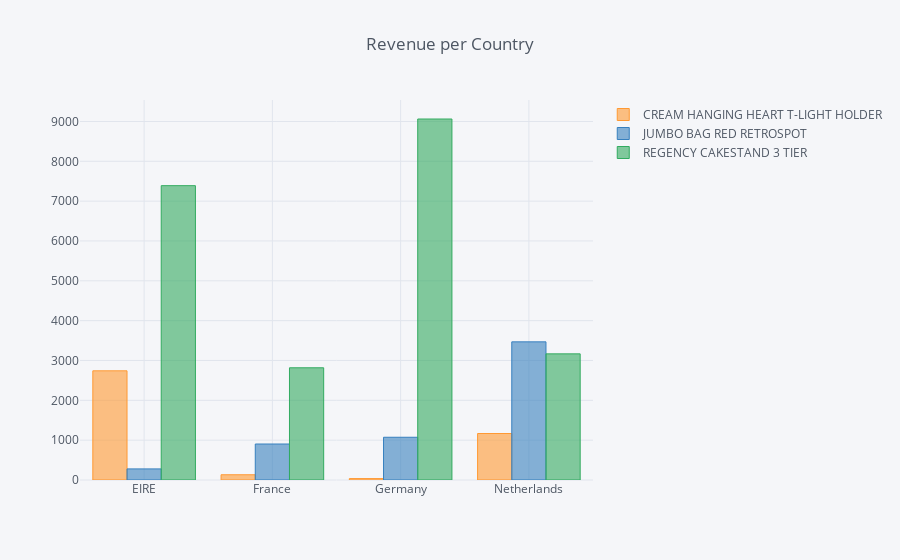

Here is the notebook cell this chart was saved with:
### Code cell
revenue_per_country_product.iplot(kind="bar",title="Revenue per Country")

### Figure 1 — Plotly figure (JSON) as saved in the notebook; plotly's stock layout.template omitted (floating-point values rounded to 4 significant figures)
{"data": [{"marker": {"color": "rgba(255, 153, 51, 0.6)", "line": {"color": "rgba(255, 153, 51, 1.0)", "width": 1}}, "name": "CREAM HANGING HEART T-LIGHT HOLDER", "orientation": "v", "text": "", "type": "bar", "uid": "46e0d615-cbf9-49a4-8717-50ef9a9ca861", "x": ["EIRE", "France", "Germany", "Netherlands"], "y": [2741.0, 131.8, 35.4, 1167]}, {"marker": {"color": "rgba(55, 128, 191, 0.6)", "line": {"color": "rgba(55, 128, 191, 1.0)", "width": 1}}, "name": "JUMBO BAG RED RETROSPOT", "orientation": "v", "text": "", "type": "bar", "uid": "06d41890-9875-4f6b-bf07-991847e9bfd7", "x": ["EIRE", "France", "Germany", "Netherlands"], "y": [278.7, 903.4, 1073.0, 3468]}, {"marker": {"color": "rgba(50, 171, 96, 0.6)", "line": {"color": "rgba(50, 171, 96, 1.0)", "width": 1}}, "name": "REGENCY CAKESTAND 3 TIER", "orientation": "v", "text": "", "type": "bar", "uid": "ac028a26-e894-44f0-b70c-9509467dad87", "x": ["EIRE", "France", "Germany", "Netherlands"], "y": [7389.0, 2817.0, 9062.0, 3166.0]}], "layout": {"legend": {"bgcolor": "#F5F6F9", "font": {"color": "#4D5663"}}, "paper_bgcolor": "#F5F6F9", "plot_bgcolor": "#F5F6F9", "title": {"font": {"color": "#4D5663"}, "text": "Revenue per Country"}, "xaxis": {"gridcolor": "#E1E5ED", "showgrid": true, "tickfont": {"color": "#4D5663"}, "title": {"font": {"color": "#4D5663"}, "text": ""}, "zerolinecolor": "#E1E5ED"}, "yaxis": {"gridcolor": "#E1E5ED", "showgrid": true, "tickfont": {"color": "#4D5663"}, "title": {"font": {"color": "#4D5663"}, "text": ""}, "zerolinecolor": "#E1E5ED"}}}
